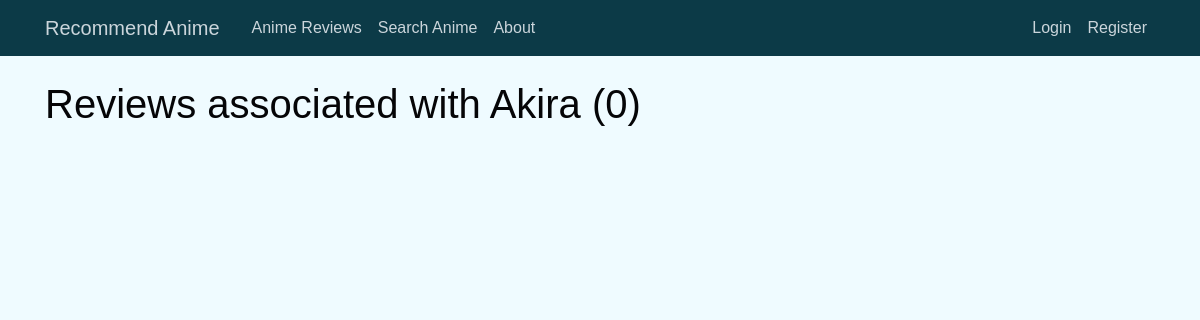
The page /reviews/anime/Akira/ on the database as committed earlier.
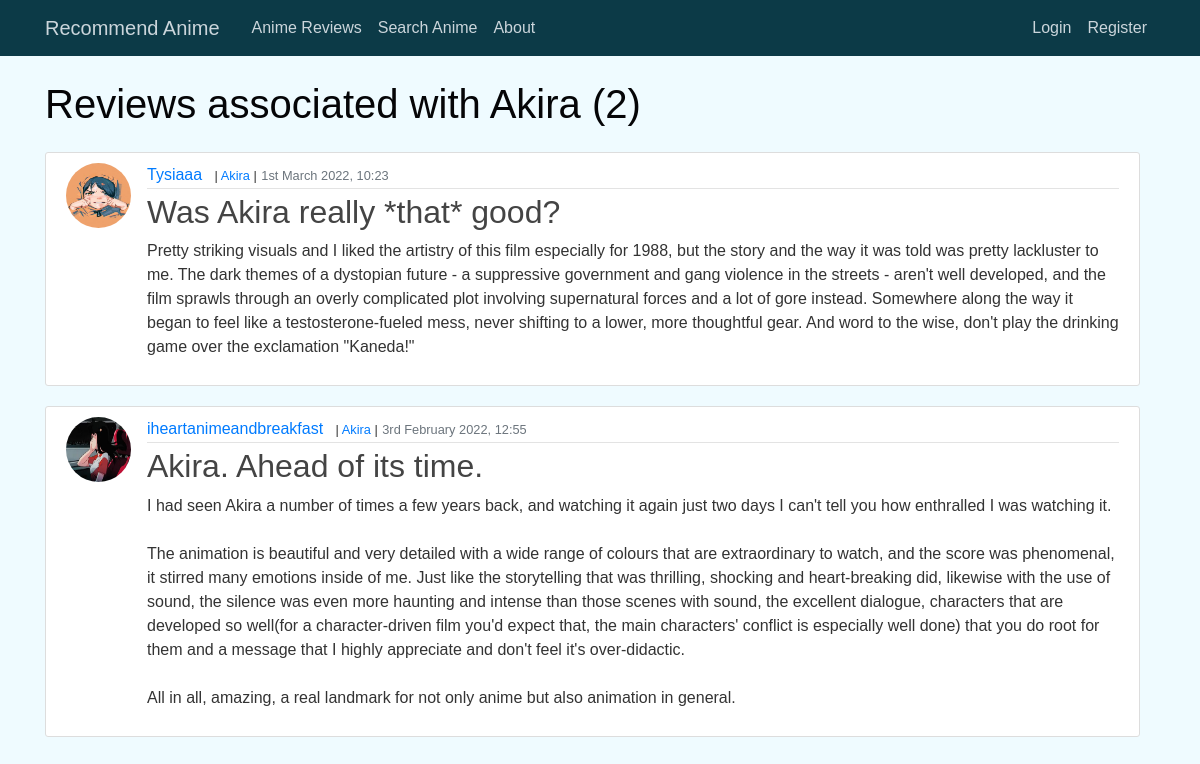
The same page on the database as committed later.
### recommend/models.py (models this page shows, shortened)
class Review(models.Model):
    head = models.CharField(max_length=80)
    body = models.TextField(max_length=2000)
    date_posted = models.DateTimeField(default=timezone.now)
    author = models.ForeignKey(User, on_delete=models.CASCADE) #if user is deleted, choose what happens to reviews
    associated_anime = models.ForeignKey(Anime, on_delete= models.SET_NULL, null=True)

class Anime(models.Model):
    title = models.CharField(max_length=200)
    type = models.CharField(max_length=7)
    episodes = models.IntegerField()
    status = models.CharField(max_length=10)
    year = models.IntegerField()
    picture = models.CharField(max_length=200)
    tags = models.ManyToManyField(Tag)

### users/models.py (models this page shows, shortened)
class Profile(models.Model):
    user = models.OneToOneField(User, on_delete=models.CASCADE)
    profile_pic = models.ImageField(default='defaultUser.jpg', upload_to='profile_pics')

### reviews/views.py (the view)
# urls.py: path('anime/<str:title>/', AnimeReviewListView.as_view(), name='anime-reviews'),
class AnimeReviewListView(ListView):
    model = Review
    template_name = 'anime_reviews.html'
    context_object_name = 'reviews'
    paginate_by = 6
    def get_queryset(self):
        anime = get_object_or_404(Anime, title=self.kwargs.get('title')) #kwargs query paramaters, gets username from url
        return Review.objects.filter(associated_anime=anime).order_by('-date_posted')

### templates/anime_reviews.html (shortened to what this page needs)
{% extends "base.html" %}
{%block content %}
    <h1 class="mb-4">Reviews associated with {{ view.kwargs.title }} ({{ page_obj.paginator.count }})</h1>
    {% for review in reviews %}
        <article class="media content-section">
            <img class ="rounded-circle article-img" src="{{ review.author.profile.profile_pic.url }}">
            <div class="media-body">
            <div class="article-metadata">
                <a class="mr-2" href="{% url 'user-reviews' review.author.username %}">{{ review.author }}</a>
                {% if review.associated_anime %}
                    <small>| <a href = "{% url 'anime-reviews' review.associated_anime.title %}">{{ review.associated_anime.title }}</a> |</small>
                {% endif %}
                <small class="text-muted">{{ review.date_posted|date:"jS F Y, H:i" }}</small>
            </div>
            <h2><a class="article-title" href="{% url 'reviews-detail' review.id %}">{{ review.head }}</a></h2>
            <p class="article-content">{{ review.body }}</p>
            </div>
        </article>
    {% endfor %}
{% endblock content %}

Rows that differ between the two databases and show on the page:
added Review: author.profile.profile_pic (picture), author "Tysiaaa", associated_anime "Akira", date_posted "1st March 2022, 10:23", head "Was Akira really *that* good?", body "Pretty striking visuals and I liked the artistry of this film especially for 1988, but the story and the way it was told was pretty lackluster to me. The dark themes of a dystopian future - a suppressive government and gang violence in the streets - aren't well developed, and the film sprawls through an overly complicated plot involving supernatural forces and a lot of gore instead. Somewhere along the way it began to feel like a testosterone-fueled mess, never shifting to a lower, more thoughtful gear. And word to the wise, don't play the drinking game over the exclamation \"Kaneda!\""
added Review: author.profile.profile_pic (picture), author "iheartanimeandbreakfast", associated_anime "Akira", date_posted "3rd February 2022, 12:55", head "Akira. Ahead of its time.", body "I had seen Akira a number of times a few years back, and watching it again just two days I can't tell you how enthralled I was watching it. The animation is beautiful and very detailed with a wide range of colours that are extraordinary to watch, and the score was phenomenal, it stirred many emotions inside of me. Just like the storytelling that was thrilling, shocking and heart-breaking did, likewise with the use of sound, the silence was even more haunting and intense than those scenes with sound, the excellent dialogue, characters that are developed so well(for a character-driven film you'd expect that, the main characters' conflict is especially well done) that you do root for them and…"
Other text that changed with them:
{{ page_obj.paginator.count }}: "0" → "2"
